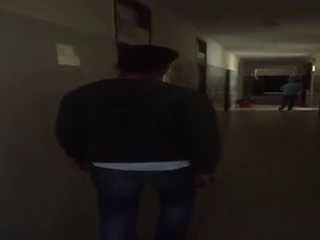
//> input picture frame 35 of MSR/unoptimized/vid2320x240.mp4, 320 x 240 px
$ ./msrvideo   (built with g++ and OpenCV 4)
//> lines starting //> are read from the running program, lines starting //| are printed output that depends on the picture
#include "opencv2/opencv.hpp"
#include <iostream>
#include <math.h>
#include <chrono>

using namespace std::chrono;

using namespace std;

using namespace cv;

int main(int, char**)
{
	high_resolution_clock::time_point t1 = high_resolution_clock::now();

	double fcount = 0000;

	VideoCapture cap("vid2320x240.mp4");
/*
  VideoWriter outputVideo("./multiscale900frames.avi", CV_FOURCC('D', 'I', 'V', 'X'),
	  cap.get(CV_CAP_PROP_FPS),
	Size(cap.get(CV_CAP_PROP_FRAME_WIDTH),
		cap.get(CV_CAP_PROP_FRAME_HEIGHT)));*/

	//VideoCapture cap(0);

	double x, y, z, x1, y1, z1, x2, y2, z2;

	namedWindow("output", 1);

	while (1)
	{
		//high_resolution_clock::time_point t1 = high_resolution_clock::now();

		Mat frame;

		Mat dst;

		cap >> frame;
//> frame is the input picture: 240 rows x 320 cols, CV_8UC3; mean B, G, R 26.3, 31.1, 35.8

		if (fcount > 900)
		{
			break;
		}

		Mat output(frame.rows, frame.cols, CV_8UC3);

		Mat gaussianB(frame.rows, frame.cols, CV_8UC1);
		Mat gaussianG(frame.rows, frame.cols, CV_8UC1);
		Mat gaussianR(frame.rows, frame.cols, CV_8UC1);

		Mat gaussianB1(frame.rows, frame.cols, CV_8UC1);
		Mat gaussianG2(frame.rows, frame.cols, CV_8UC1);
		Mat gaussianR3(frame.rows, frame.cols, CV_8UC1);

		Mat gaussianB11(frame.rows, frame.cols, CV_8UC1);
		Mat gaussianG22(frame.rows, frame.cols, CV_8UC1);
		Mat gaussianR33(frame.rows, frame.cols, CV_8UC1);

		//

		Mat B(frame.rows, frame.cols, CV_8UC1);
		Mat G(frame.rows, frame.cols, CV_8UC1);
		Mat R(frame.rows, frame.cols, CV_8UC1);

		//

		///*for (int i = 0; i < frame.rows; i++)
		//{
		//for (int j = 0; j < frame.cols; j++)
		//{
		//B.at<uchar>(i, j) = frame.at<Vec3b>(i, j)[0];
		//G.at<uchar>(i, j) = frame.at<Vec3b>(i, j)[1];
		//R.at<uchar>(i, j) = frame.at<Vec3b>(i, j)[2];

		//cout  << "B : "  << int(B.at<uchar>(i, j)) << "\t" << "G : "  << int(G.at<uchar>(i, j)) << "\t" << "R: " << int(R.at<uchar>(i, j)) << endl ;
		//Sleep(50);
		//}
		//}*/

		//

		for (int i = 0; i < frame.rows; i++)
		{
			for (int j = 0; j < frame.cols; j++)
			{
				B.at<uchar>(i, j) = (frame.at<Vec3b>(i, j)[0] < 4) ? 4 : frame.at<Vec3b>(i, j)[0];
				G.at<uchar>(i, j) = (frame.at<Vec3b>(i, j)[1] < 4) ? 4 : frame.at<Vec3b>(i, j)[1];
				R.at<uchar>(i, j) = (frame.at<Vec3b>(i, j)[2] < 4) ? 4 : frame.at<Vec3b>(i, j)[2];
			}
		}
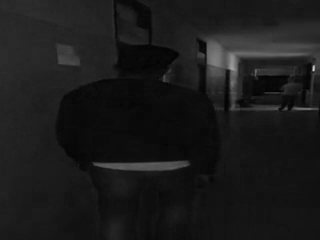
//> B: 240 rows x 320 cols, CV_8UC1; min 4, max 210, mean 26.3
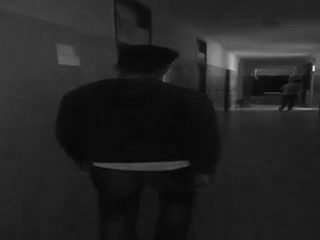
//> R: 240 rows x 320 cols, CV_8UC1; min 4, max 235, mean 35.8

		//

		///*
		//imshow("R", R);
		//imshow("G", G);
		//imshow("B", B);
		//waitKey(0);
		//destroyAllWindows();*/

		GaussianBlur(B, gaussianB, Size(301, 301), 300);
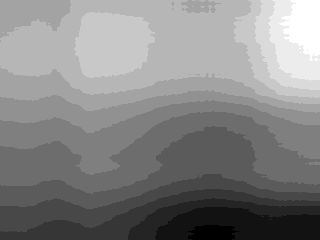
//> gaussianB: 240 rows x 320 cols, CV_8UC1; min 19, max 33, mean 26.3; drawn with min black and max white
		GaussianBlur(G, gaussianG, Size(301, 301), 300);
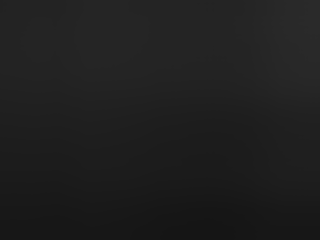
//> gaussianG: 240 rows x 320 cols, CV_8UC1; min 21, max 42, mean 31.1
		GaussianBlur(R, gaussianR, Size(301, 301), 300);

		GaussianBlur(B, gaussianB1, Size(301, 301), 80);
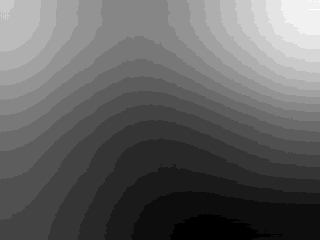
//> gaussianB1: 240 rows x 320 cols, CV_8UC1; min 19, max 38, mean 26.3; drawn with min black and max white
		GaussianBlur(G, gaussianG2, Size(301, 301), 80);
		GaussianBlur(R, gaussianR3, Size(301, 301), 80);

		GaussianBlur(B, gaussianB11, Size(301, 301), 250);
		GaussianBlur(G, gaussianG22, Size(301, 301), 250);
		GaussianBlur(R, gaussianR33, Size(301, 301), 250);

		//

		///*imshow("R", gaussianR);
		//imshow("G", gaussianG);
		//imshow("B", gaussianB);
		//waitKey(0);
		//destroyAllWindows();*/

		for (int i = 0; i < frame.rows; i++)
		{
			for (int j = 0; j < frame.cols; j++)
			{
				z = abs(log10(B.at<uchar>(i, j)) / log10(gaussianB.at<uchar>(i, j)));

				y = abs(log10(G.at<uchar>(i, j)) / log10(gaussianG.at<uchar>(i, j)));

				x = abs(log10(R.at<uchar>(i, j)) / log10(gaussianR.at<uchar>(i, j)));

				z1 = abs(log10(B.at<uchar>(i, j)) / log10(gaussianB1.at<uchar>(i, j)));

				y1 = abs(log10(G.at<uchar>(i, j)) / log10(gaussianG2.at<uchar>(i, j)));

				x1 = abs(log10(R.at<uchar>(i, j)) / log10(gaussianR3.at<uchar>(i, j)));

				z2 = abs(log10(B.at<uchar>(i, j)) / log10(gaussianB11.at<uchar>(i, j)));

				y2 = abs(log10(G.at<uchar>(i, j)) / log10(gaussianG22.at<uchar>(i, j)));

				x2 = abs(log10(R.at<uchar>(i, j)) / log10(gaussianR33.at<uchar>(i, j)));


				x = x / 3;
				y = y / 3;
				z = z / 3;
				x1 = x1 / 3;
				y1 = y1 / 3;
				z1 = z1 / 3;
				x2 = x2 / 3;
				y2 = y2 / 3;
				z2 = z2 / 3;

				//		//cout << x << ' ' << y << ' ' << z << endl;

				double xx = ((z + z1 + z2));
				double yy = ((y + y1 + y2));
				double zz = ((x + x1 + x2));

				xx *= 210;
				yy *= 210;
				zz *= 210;

				if (xx < 0)
					xx = 0;

				if (xx > 255)
					xx = 255;

				if (yy < 0)
					yy = 0;

				if (yy > 255)
					yy = 255;

				if (zz < 0)
					zz = 0;

				if (zz > 255)
					zz = 255;


				output.at<Vec3b>(i, j)[0] = xx;
				output.at<Vec3b>(i, j)[1] = yy;
				output.at<Vec3b>(i, j)[2] = zz;
			}
		}
//> this loop made 240 passes
//> (z, y, x, z1, y1, x1) on passes 1 to 3: (0.303, 0.3, 0.308, 0.293, 0.292, 0.298), (0.299, 0.297, 0.305, 0.287, 0.288, 0.296), (0.299, 0.297, 0.305, 0.289, 0.288, 0.296)
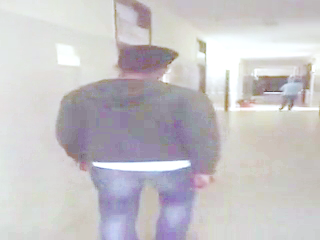
//> output: 240 rows x 320 cols, CV_8UC3; mean B, G, R 199.3, 196.4, 199.5
//> after the loop, z = 0.328; y = 0.329; x = 0.326; z1 = 0.328; y1 = 0.324; x1 = 0.323; z2 = 0.328; y2 = 0.329; x2 = 0.326

		fcount++;

		GaussianBlur(output, dst, cv::Size(0, 0), 3);
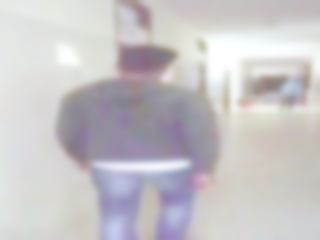
//> dst: 240 rows x 320 cols, CV_8UC3; mean B, G, R 199.3, 196.4, 199.5
		addWeighted(output, 1.5, dst, -0.5, 0, dst);

		//Mat f;

		////for (int i = 0; i < frame.rows; i++)
		////{
		//	for (int j = 0; j < frame.cols; j++)
		//	{
		//		 f = output - check;

		//		cout <<
		//	}
		//}


		//imshow("frame", frame);


		//imshow("first output", check);

		//cvtColor(frame, output, CV_BGR2GRAY);

		//cout << "hello error is not here" << endl;

		//GaussianBlur(frame, output, Size(7, 7), 1.5, 1.5);

		//Canny(output, output, 0, 30, 3);

		//output = frame;

		imshow("output", dst);

         /*outputVideo.write(output);*/

		imshow("frame", frame);

		//imshow("output", output);

		//high_resolution_clock::time_point t2 = high_resolution_clock::now();

		//duration<double> time_span = duration_cast<duration<double>>(t2 - t1);

		//cout << "It took me " << time_span.count() << " seconds." << endl;

		//imshow("output", output);

		if (waitKey(30) >= 0) break;
//> the Esc key is pressed
	}

	high_resolution_clock::time_point t2 = high_resolution_clock::now();

	duration<double> time_span = duration_cast<duration<double>>(t2 - t1);

	cout << "It took me " << time_span.count() << " seconds.";

	waitKey(0);

		/* outputVideo.release();*/


	return 0;

}

$ run again, starting later in the video
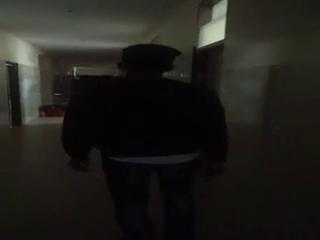
//> input picture frame 161 of MSR/unoptimized/vid2320x240.mp4, 320 x 240 px
//> frame is the input picture: 240 rows x 320 cols, CV_8UC3; mean B, G, R 27.6, 31.6, 33.4
//> the loop `for (int i = 0; i < frame.rows; i++)` made 240 passes
//> (z, y, x, z1, y1, x1) on passes 1 to 3: (0.281, 0.301, 0.295, 0.273, 0.291, 0.285), (0.281, 0.301, 0.295, 0.273, 0.291, 0.285), (0.281, 0.301, 0.295, 0.273, 0.291, 0.285)
//> after the loop `for (int i = 0; i < frame.rows; i++)`:
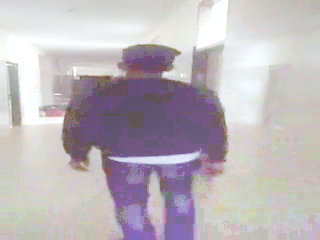
//> output: 240 rows x 320 cols, CV_8UC3; mean B, G, R 187.7, 182.4, 189.1
//> after the loop `for (int i = 0; i < frame.rows; i++)`: z = 0.291; y = 0.288; x = 0.314; z1 = 0.299; y1 = 0.288; x1 = 0.314; z2 = 0.291; y2 = 0.288; x2 = 0.314
//> `GaussianBlur(output, dst, cv::Size(0, 0), 3);`:
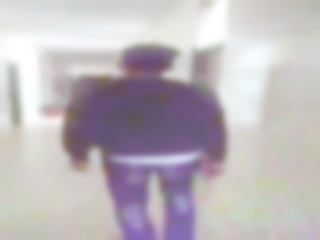
//> dst: 240 rows x 320 cols, CV_8UC3; mean B, G, R 187.7, 182.4, 189.1

$ run again, starting later in the video
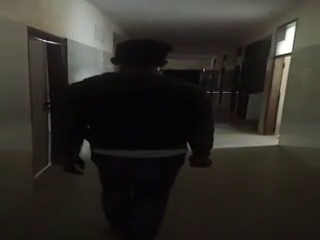
//> input picture frame 286 of MSR/unoptimized/vid2320x240.mp4, 320 x 240 px
//> frame is the input picture: 240 rows x 320 cols, CV_8UC3; mean B, G, R 40, 45.2, 48.2
//> `GaussianBlur(G, gaussianG2, Size(301, 301), 80);`:
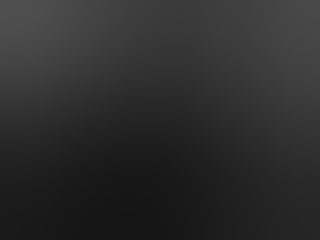
//> gaussianG2: 240 rows x 320 cols, CV_8UC1; min 21, max 79, mean 45.1
//> the loop `for (int i = 0; i < frame.rows; i++)` made 240 passes
//> (z, y, x, z1, y1, x1) on passes 1 to 3: (0.353, 0.35, 0.353, 0.338, 0.335, 0.338), (0.353, 0.35, 0.353, 0.338, 0.334, 0.338), (0.353, 0.35, 0.353, 0.338, 0.334, 0.338)
//> after the loop `for (int i = 0; i < frame.rows; i++)`: z = 0.275; x = 0.287; z1 = 0.278; y1 = 0.275; x1 = 0.287; z2 = 0.275; x2 = 0.287
//> `GaussianBlur(output, dst, cv::Size(0, 0), 3);`:
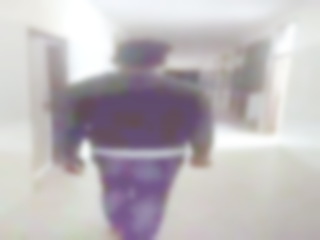
//> dst: 240 rows x 320 cols, CV_8UC3; mean B, G, R 187.4, 184, 189.4
